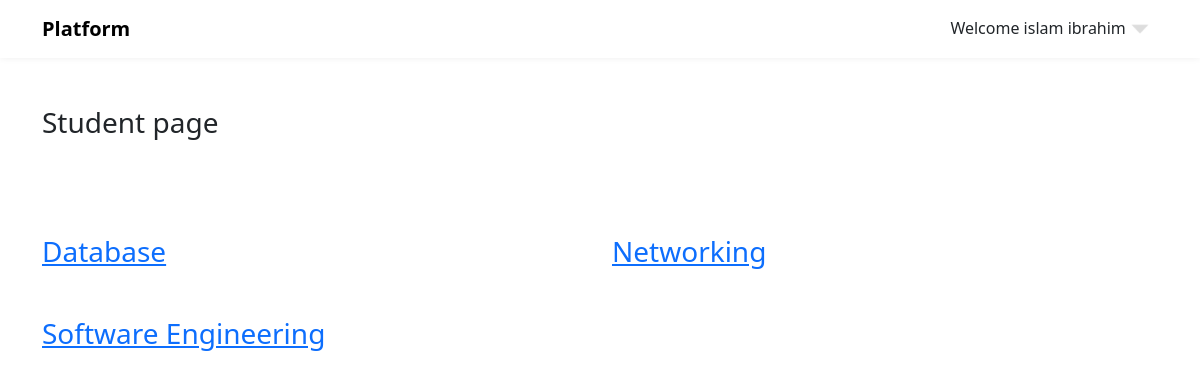
Before: /student (signed in) with the older database file.
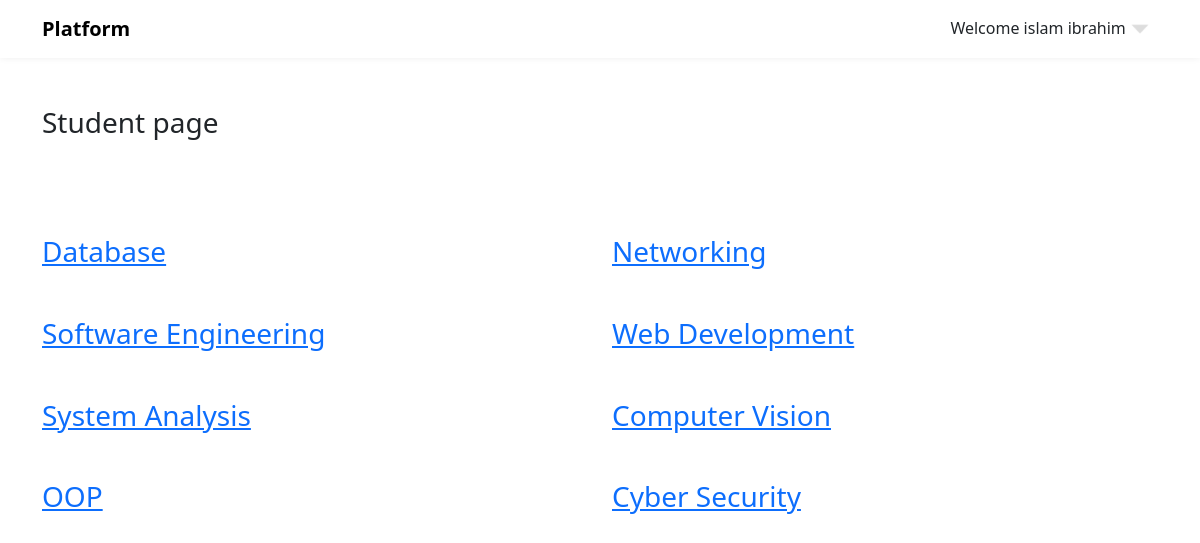
After: the same page with the newer database file.
### app.py (models this page shows)
class Student(db.Model):
    id = db.Column(db.Integer, primary_key=True, autoincrement=True)
    name = db.Column(db.String(120), nullable=False)
    email = db.Column(db.String(120), unique=True, nullable=False)
    password = db.Column(db.String(60), nullable=False)
    answers = db.relationship('StudentAnswers', backref='student', lazy=True)
    scores = db.relationship('Score', backref='student', lazy=True)

class Course(db.Model):
    id = db.Column(db.Integer, primary_key=True, autoincrement=True)
    name = db.Column(db.String(255), unique=True, nullable=False)
    doctor_id = db.Column(db.Integer, db.ForeignKey('doctor.id'))
    questions = db.relationship('Questions', backref='courses', lazy=True)
    scores = db.relationship('Score', backref='courses', lazy=True)

### app.py (the view)
@myapp.route("/student", methods=['GET', 'POST'])
def studentIndex():
    if 'user_id' not in session:
        return redirect(url_for('studentLogin'))
    activeindex = "active"
    with myapp.app_context():
        existing_student = Student.query.filter_by(id = session['user_id']).first()
        courses = Course.query.all()
    return render_template('student/student.html', title="Home Page", activeIndex=activeindex, session=session,courses=courses )

### templates/student/student.html (shortened to what this page needs)
{% extends 'base.html' %}
{% block link %}
<link rel="stylesheet" href="{{ url_for('static' , filename='css/student.css') }}">
{% endblock %}
{% block body %}
<div class="container">
    <h3 class="mt-5 mb-5">Student page</h3>
    <div class="row pt-5">
        {% if courses %}
            {%for course in courses%}
                <div class="col-md-6">
                    <h3 class="mb-5"><a href="{{url_for('course_details', course_id=course.id)}}"> {{ course.name }} </a></h3>
                </div>
            {% endfor %}
        {% endif %}
    </div>
</div>
{% endblock %}

### templates/base.html (shortened to what this page needs)
<!DOCTYPE html>
<html lang="en">
<head>
    <head>
        <link rel="stylesheet" href="{{ url_for('static' , filename='css/layout.css') }}">
        <link href="https://cdn.jsdelivr.net/npm/bootstrap@5.3.2/dist/css/bootstrap.min.css" rel="stylesheet"
>
        <link rel="stylesheet" href="{{ url_for('static' , filename='css/all.min.css') }}">
        <link rel="stylesheet" href="{{ url_for('static' , filename='css/normalize.css') }}">
        {% block link %}
        {% endblock %}
    </head>
</head>
<body>
    <nav class="navbar navbar-expand-lg p-2 bg-white">
        <div class="container">
            <a class="navbar-brand" href="#"><strong>Platform</strong></a>
            <div class="collapse navbar-collapse" id="navbarSupportedContent">
                {%if 'user_name' in session %}
                    <div class="p-2 m-0 user">
                        Welcome {{ session['user_name'] }}
                        <img class="arrow-dowm"
>
                    </div>
                {% endif %}
            </div>
        </div>
    </nav>
    {% block body %}
    {% endblock %}
</body>
</html>

### static/css/layout.css (style rules this page uses)
* { box-sizing: border-box; }
:root { --white-color: #FFFFFF; --primary-color: #f44749; --secondary-color: #f3af24; --section-bg-color: #F9F9F9; --dark-color: #000000; --title-color: #565758; --news-title-color: #292828; --p-color: #717275; --border-color: #eaeaea; --body-font-family: 'Montserrat', sans-serif; }
body { background: var(--white-color); font-family: var(--body-font-family); position: relative; }
nav { box-shadow: 0 0 7px 0 #eee; }
.user { cursor: pointer; position: relative; }
.user .arrow-dowm { width: 20px !important; margin-bottom: 4px; }

Changed rows visible on the page:
added Course: name "Web Development"
added Course: name "System Analysis"
added Course: name "Computer Vision"
added Course: name "OOP"
added Course: name "Cyber Security"
